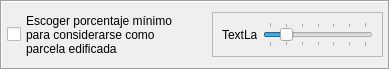
                     <widget class="QFrame" name="frame_9">
                      <property name="maximumSize">
                       <size>
                        <width>16777215</width>
                        <height>70</height>
                       </size>
                      </property>
                      <property name="autoFillBackground">
                       <bool>true</bool>
                      </property>
                      <property name="frameShape">
                       <enum>QFrame::Box</enum>
                      </property>
                      <property name="frameShadow">
                       <enum>QFrame::Sunken</enum>
                      </property>
                      <property name="lineWidth">
                       <number>1</number>
                      </property>
                      <layout class="QHBoxLayout" name="horizontalLayout_31">
                       <property name="spacing">
                        <number>5</number>
                       </property>
                       <property name="leftMargin">
                        <number>5</number>
                       </property>
                       <property name="topMargin">
                        <number>0</number>
                       </property>
                       <property name="rightMargin">
                        <number>5</number>
                       </property>
                       <property name="bottomMargin">
                        <number>0</number>
                       </property>
                       <item>
                        <widget class="QCheckBox" name="Checkbox_threshold_not_built">
                         <property name="minimumSize">
                          <size>
                           <width>200</width>
                           <height>55</height>
                          </size>
                         </property>
                         <property name="maximumSize">
                          <size>
                           <width>11161565</width>
                           <height>16777215</height>
                          </size>
                         </property>
                         <property name="cursor">
                          <cursorShape>ArrowCursor</cursorShape>
                         </property>
                         <property name="text">
                          <string>Escoger porcentaje mínimo
para considerarse como
parcela edificada</string>
                         </property>
                         <property name="checked">
                          <bool>false</bool>
                         </property>
                         <property name="autoRepeatInterval">
                          <number>104</number>
                         </property>
                        </widget>
                       </item>
                       <item>
                        <widget class="QFrame" name="frame_threshold_not_built">
                         <property name="maximumSize">
                          <size>
                           <width>200</width>
                           <height>45</height>
                          </size>
                         </property>
                         <property name="contextMenuPolicy">
                          <enum>Qt::DefaultContextMenu</enum>
                         </property>
                         <property name="frameShape">
                          <enum>QFrame::StyledPanel</enum>
                         </property>
                         <property name="frameShadow">
                          <enum>QFrame::Raised</enum>
                         </property>
                         <layout class="QHBoxLayout" name="horizontalLayout_32">
                          <item>
                           <widget class="QLabel" name="value_threshold_not_built">
                            <property name="minimumSize">
                             <size>
                              <width>35</width>
                              <height>25</height>
                             </size>
                            </property>
                            <property name="maximumSize">
                             <size>
                              <width>35</width>
                              <height>25</height>
                             </size>
                            </property>
                            <property name="text">
                             <string>TextLabel</string>
                            </property>
                           </widget>
                          </item>
                          <item>
                           <widget class="QSlider" name="slider_threshold_not_built">
                            <property name="minimumSize">
                             <size>
                              <width>110</width>
                              <height>0</height>
                             </size>
                            </property>
                            <property name="styleSheet">
                             <string notr="true">color: rgb(125, 125, 125);</string>
                            </property>
                            <property name="minimum">
                             <number>0</number>
                            </property>
                            <property name="maximum">
                             <number>30</number>
                            </property>
                            <property name="singleStep">
                             <number>1</number>
                            </property>
                            <property name="pageStep">
                             <number>10</number>
                            </property>
                            <property name="value">
                             <number>5</number>
                            </property>
                            <property name="tracking">
                             <bool>true</bool>
                            </property>
                            <property name="orientation">
                             <enum>Qt::Horizontal</enum>
                            </property>
                            <property name="tickPosition">
                             <enum>QSlider::TicksBothSides</enum>
                            </property>
                            <property name="tickInterval">
                             <number>5</number>
                            </property>
                           </widget>
                          </item>
                         </layout>
                        </widget>
                       </item>
                      </layout>
                     </widget>
